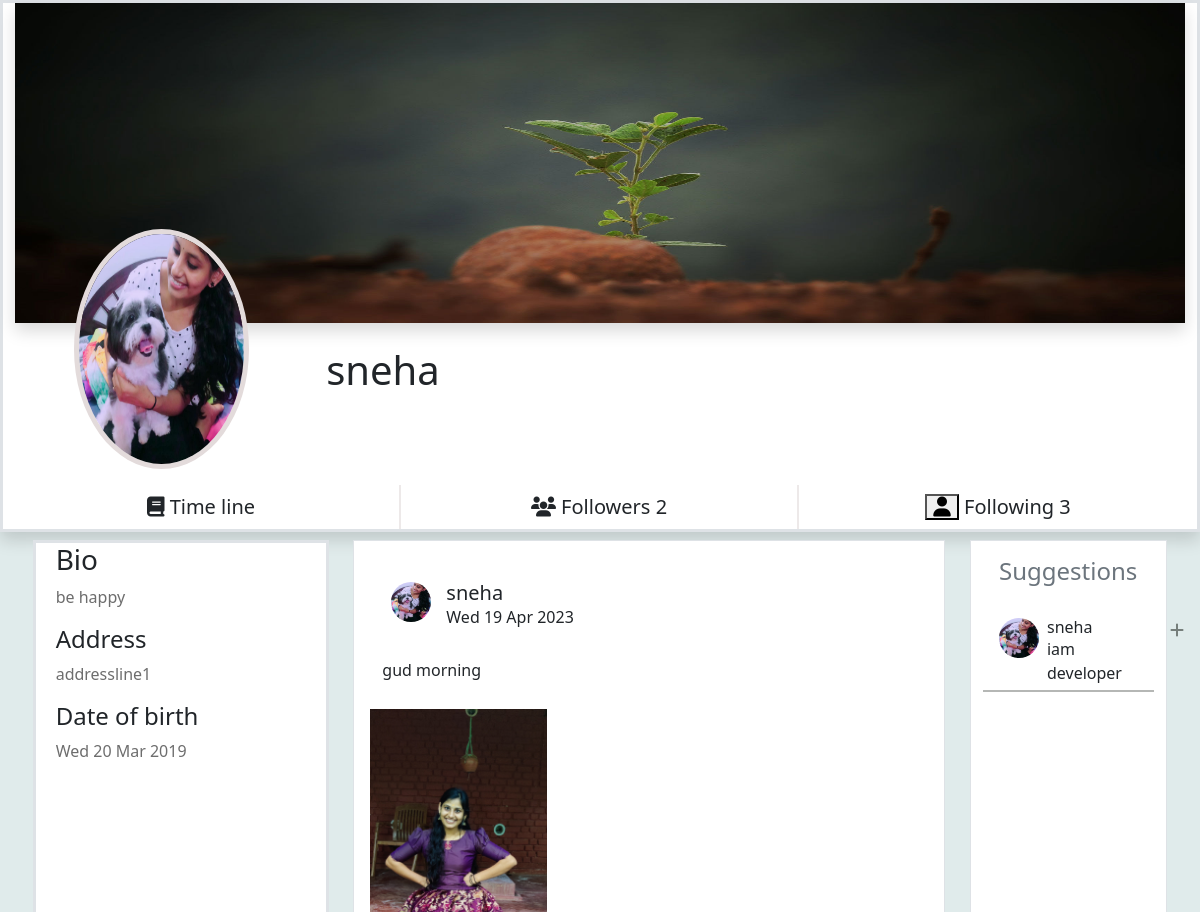
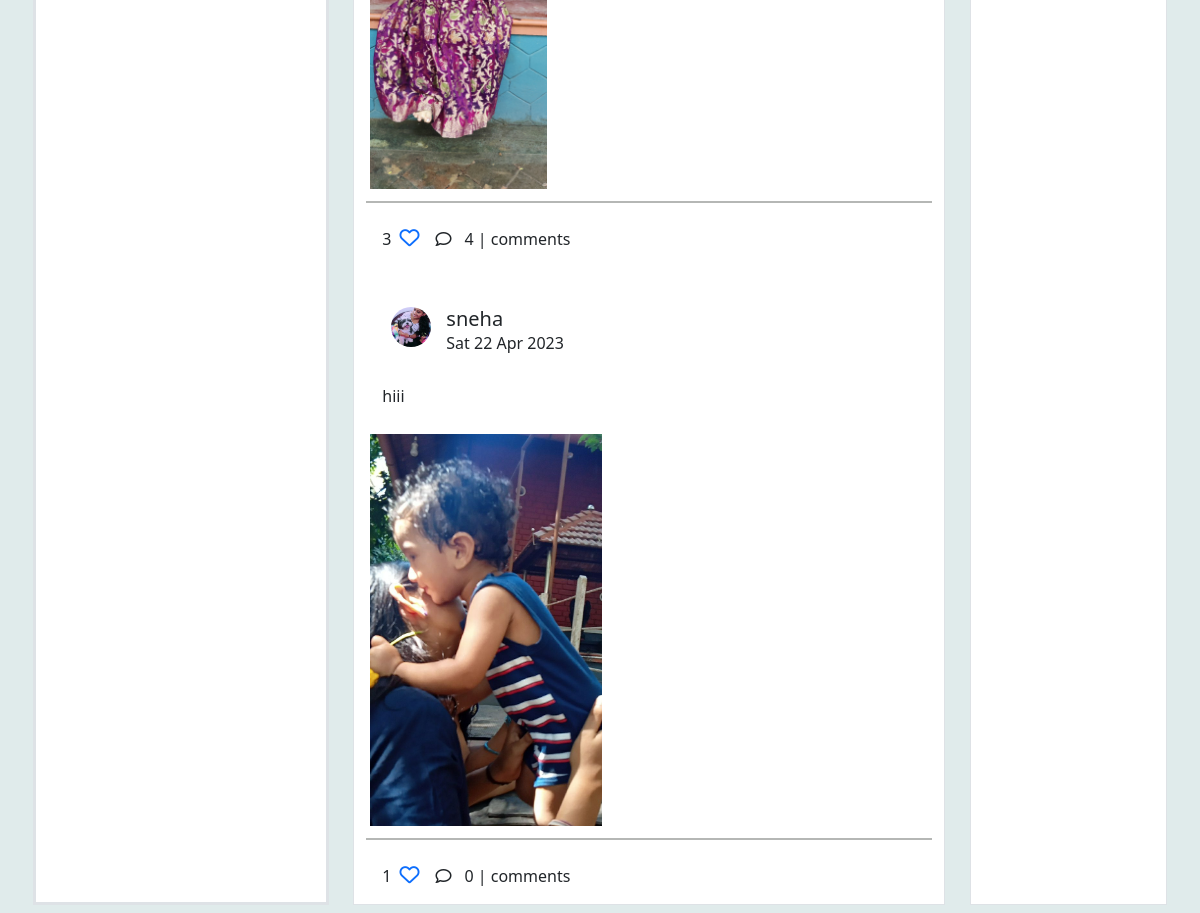
/profiles/2/, run on the app's committed database (2 pictures, top to bottom).
### myapp/models.py (models this page shows, shortened)
class UserProfile(models.Model):
    user=models.OneToOneField(User,on_delete=models.CASCADE,related_name="profile")
    profile_pic=models.ImageField(upload_to="profilepics",blank=True,default="/profilepics/default.png")
    bio=models.CharField(max_length=200,null=True)
    address=models.CharField(max_length=200,null=True)
    dob=models.DateTimeField(null=True)
    following=models.ManyToManyField("self",related_name="followed_by",symmetrical=False)
    created_date=models.DateTimeField(auto_now_add=True)
    cover_pic=models.ImageField(upload_to="coverpic",blank=True,default="/profilepics/coverpic.jpg")

class Posts(models.Model):
    title=models.CharField(max_length=200)
    image=models.ImageField(upload_to="postimages",null=True,blank=True)
    user=models.ForeignKey(User,on_delete=models.CASCADE,related_name="userposts")
    created_date=models.DateTimeField(auto_now_add=True)
    liked_by=models.ManyToManyField(User,related_name="post_like")

### myapp/views.py (the view)
# urls.py: path('profiles/<int:pk>/',views.ProfileDetailview.as_view(),name="profiledetail"),
class ProfileDetailview(DetailView):
   model=UserProfile
   template_name="profile.html"
   context_object_name="profile"

### myapp/templates/profile.html (shortened to what this page needs)
<!DOCTYPE html>
{% load static%}
<html lang="en">
<head>
    <link rel="stylesheet" href="https://cdnjs.cloudflare.com/ajax/libs/font-awesome/6.3.0/css/all.min.css"
 />
    <link href="https://cdn.jsdelivr.net/npm/bootstrap@5.3.0-alpha1/dist/css/bootstrap.min.css" rel="stylesheet"
>
    <link rel="stylesheet" href="{%static 'css/profile.css'%}">
</head>
<body style="background-color: rgb(224, 235, 235);">
    <div class="container-fluid border border-3 shadow bg-white">
        <div class="cover_section" style="width: auto;">
            <img class="coverpic shadow" src="{{profile.cover_pic.url}}" alt="">
        </div>
        <div class="profile_section d-flex justify-content-between">
            <img class="propic" src="{{ profile.profile_pic.url }}" alt="">
            <h1 class="onwername ">{{profile.user}}</h1>
        </div>
        <div class="row d-flex justify-content-evenly">
            <div class="col-4 text-center mt-3 swich  "><a class="btn fs-5" href=""><span><i
                            class="fa-solid fa-book"></i></span> Time line</a></div>
            <div class="col-4 text-center mt-3 swich ">
                <button class="btn fs-5" data-bs-toggle="modal" data-bs-target="#exampleModalfws">
                    <span><i class="fa-solid fa-users"></i></span>
                     Followers {{profile.followed_by.all | length}}
                </button>
            </div>
            <div class="col-4 text-center mt-3  "><a class="btn fs-5" href="">
                <span><button class="fa-solid fa-user" data-bs-toggle="modal" data-bs-target="#exampleModalfwg"></button></span>
                Following {{profile.following.all | length}}
            </a></div>
        </div>
    </div>
    <div class="container-fluid ">
        <div class="row p-2 d-flex justify-content-evenly">
            <div class="col-3 bg-white  border border-3 ">
                <div class="ms-2">
                    <h3 class="">Bio</h3>
                    <p class=" o">{{profile.bio}}</p>
                    <h4>Address</h4>
                    <p class="o">{{profile.address}}</p>
                    <h4>Date of birth</h4>
                    <p class="o">{{profile.dob | date:"D d M Y"}}</p>
                </div>
            </div>
            <div class="col-6 bg-white  border">
              {% for p in profile.user.userposts.all %}
                <div class="allpost mt-4 bg-white">
                    <div class="d-flex p-3">
                        <div class="ms-2">
                            <img class="ownerpic" src="{{ p.user.profile.profile_pic.url }}" alt="">
                        </div>
                        <div class="ms-3">
                            <h5 class="m-0">{{p.user}}</h5>
                            <p class="m-0">{{p.created_date | date:"D d M Y"}}</p>
                        </div>
                    </div>
                    <div class="posttitle p-3">
                        <h6>{{p.title}}</h6>
                    </div>
                    <div style="width: fit-content;">
                        {%if p.image%}
                        <img class="postimg" src="{{ p.image.url }}" alt="">
                        {%endif%}
                    </div>
                    <div class="lines mt-2 mb-2"></div>
                    <div class="d-flex">
                        <div class="ms-3  d-flex  align-items-center">
                            <p class="mt-3">{{p.liked_by.all | length}}</p>
                            <a href=""><i
                                    class="love fa-sharp fa-regular fa-heart ms-2"></i></a>
                        </div>
                        <div class="ms-3  d-flex  align-items-center">
                            <i class="fa-regular fa-comment"></i>
                            <div class="dropdown">
                                <a class="btn" href="#" role="button" data-bs-toggle="dropdown"
                                    aria-expanded="false">
                                    {{p.post_comment.all.count}} | comments
                                </a>
                            </div>
                        </div>
                    </div>
                </div>
             {% endfor %}
            </div>
            <div class="col-2 bg-white  border">
                <div class="profilesection bg-white">
                    <h4 class="text-secondary p-3">Suggestions</h4>
                    <div class="p-item ">
                        <div class="peoples d-flex mt-3 ms-3">
                            <div>
                                <img class="peopleimg" src="{{ profile.profile_pic.url }}" alt="">
                            </div>
                            <div class="ms-2">
                                <h6 class="m-0">{{profile.user}}</h6>
                                <p class="m-0">iam developer</p>
                            </div>
                            <a href="" class="ms-5"><i style="color:rgba(11, 17, 11, 0.5) ;"
                                    class="fa-solid fa-plus"></i></a>
                        </div>
                        <div class="lines"></div>
                    </div>
                </div>
            </div>
        </div>
    </div>
</body>
</html>

### myapp/static/css/profile.css (style rules this page uses)
* { font-family: 'Segoe UI', Tahoma, Geneva, Verdana, sans-serif; }
.coverpic { width: 100%; height: 40vh; }
.propic { width: 15%; height: 30vh; margin-left: 5%; border-radius: 50%; border: 5px solid rgb(227, 219, 219); }
.profile_section { margin-top: -8%; }
.swich { border-right: 2px solid rgb(237, 233, 233); }
.onwername { margin-top: 10%; margin-left: -53%; font-family: 'Segoe UI', Tahoma, Geneva, Verdana, sans-serif; }
.o { color: rgba(11, 11, 11, 0.6); }
.ownerpic { margin: 2%; border-radius: 50%; width: 40px; height: 40px; }
.postimg { padding: 4px; width: 100%; height: 50vh; }
.love { font-size: 20px; }
.peopleimg { width:40px; height: 40px; border-radius: 50%; }
.peoples { width: 100%; }
.lines { margin-top: 5px; background-color:rgba(11, 17, 11, 0.3); height: 2px; width: 100%; }
.p-item { width: 100%; }

### data on the page
UserProfile: cover_pic (picture), profile_pic (picture), user "sneha", followed_by.all|length "2", following.all|length "3", bio "be happy", address "addressline1", dob "Wed 20 Mar 2019"
Posts: user.profile.profile_pic (picture), user "sneha", created_date "Wed 19 Apr 2023", title "gud morning", image (picture), liked_by.all|length "3", post_comment.all.count "4"
Posts: user.profile.profile_pic (picture), user "sneha", created_date "Sat 22 Apr 2023", title "hiii", image (picture), liked_by.all|length "1", post_comment.all.count "0"
